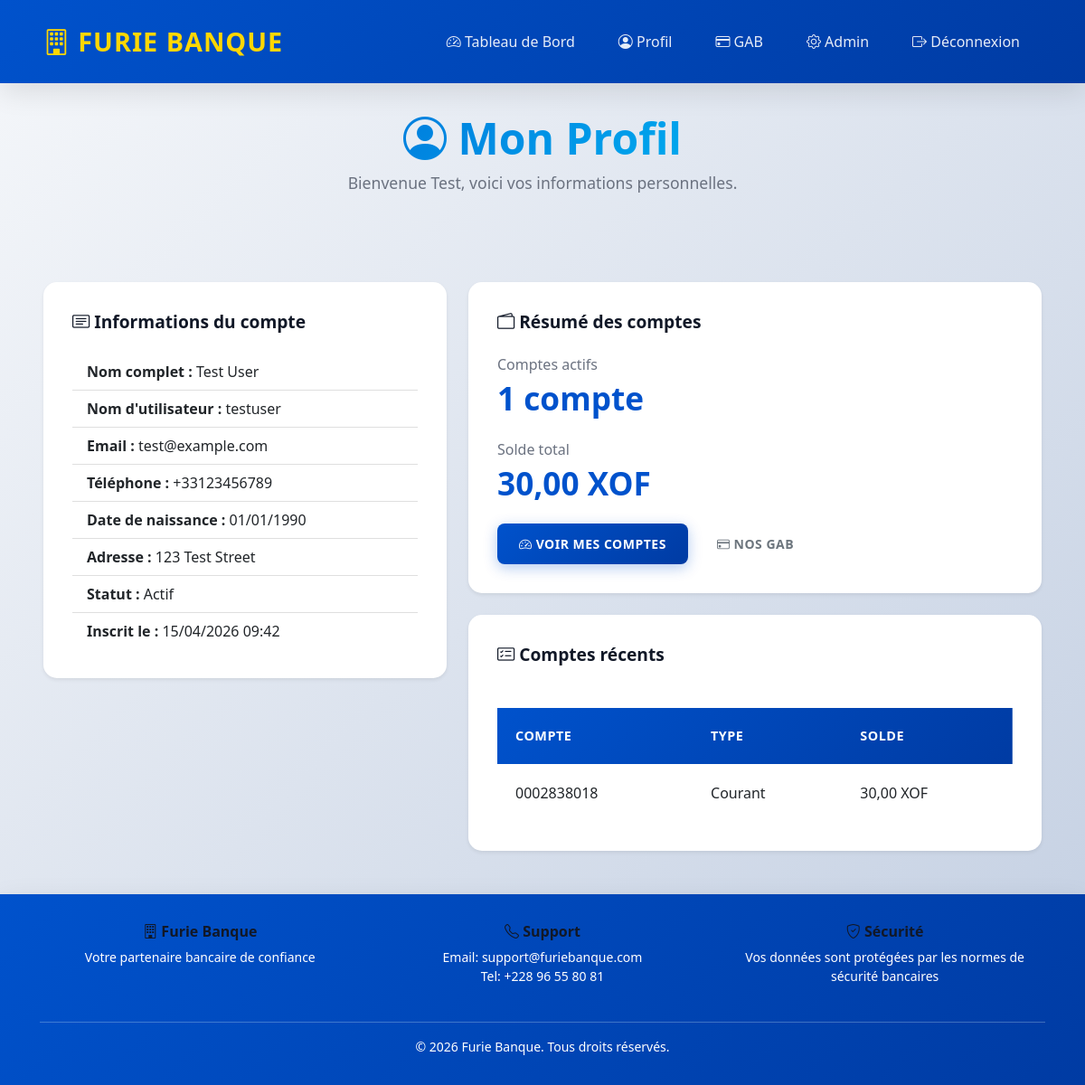
The app's page /accounts/profile/ (signed in) with its own data.
### accounts/models.py (models this page shows, shortened)
class CustomUser(AbstractUser):
    phone_regex = RegexValidator(regex=r'^\+?1?\d{9,15}$', message="Phone number must be entered in the format: '+999999999'. Up to 15 digits allowed.")
    phone_number = models.CharField(validators=[phone_regex], max_length=17, blank=True)
    date_of_birth = models.DateField(null=True, blank=True)
    address = models.TextField(blank=True)
    id_document = models.FileField(upload_to='id_documents/', blank=True, null=True)

### banking/models.py (models this page shows, shortened)
class BankAccount(models.Model):
    ACCOUNT_TYPES = [
        ('current', 'Courant'),
        ('savings', 'Épargne'),
        ('joint', 'Joint'),
    ]
    user = models.ForeignKey(settings.AUTH_USER_MODEL, on_delete=models.CASCADE)
    account_number = models.CharField(max_length=20, unique=True)
    account_type = models.CharField(max_length=10, choices=ACCOUNT_TYPES, default='current')
    balance = models.DecimalField(max_digits=15, decimal_places=2, default=Decimal('0.00'))
    created_at = models.DateTimeField(auto_now_add=True)
    is_active = models.BooleanField(default=True)

### accounts/views.py (the view)
# urls.py: path('profile/', views.profile, name='profile'),
@login_required
def profile(request):
    accounts = BankAccount.objects.filter(user=request.user, is_active=True)
    total_balance = sum([account.balance for account in accounts]) if accounts else 0
    return render(request, 'accounts/profile.html', {
        'accounts': accounts,
        'total_balance': total_balance
    })

### accounts/templates/accounts/profile.html (shortened to what this page needs)
{% extends 'core/base.html' %}
{% block content %}
<div class="dashboard-header">
    <h1><i class="bi bi-person-circle"></i> Mon Profil</h1>
    <p>Bienvenue {{ user.first_name|default:user.username }}, voici vos informations personnelles.</p>
</div>
<div class="row profile-row">
    <div class="col-lg-5">
        <div class="card profile-card shadow-sm mb-4">
            <div class="card-body">
                <h5 class="card-title mb-4"><i class="bi bi-card-text"></i> Informations du compte</h5>
                <ul class="list-group list-group-flush">
                    <li class="list-group-item"><strong>Nom complet :</strong> {{ user.first_name|default:"-" }} {{ user.last_name|default:"" }}</li>
                    <li class="list-group-item"><strong>Nom d'utilisateur :</strong> {{ user.username }}</li>
                    <li class="list-group-item"><strong>Email :</strong> {{ user.email|default:"-" }}</li>
                    <li class="list-group-item"><strong>Téléphone :</strong> {{ user.phone_number|default:"-" }}</li>
                    <li class="list-group-item"><strong>Date de naissance :</strong> {{ user.date_of_birth|date:'d/m/Y'|default:"-" }}</li>
                    <li class="list-group-item"><strong>Adresse :</strong> {{ user.address|default:"-" }}</li>
                    <li class="list-group-item"><strong>Statut :</strong> {% if user.is_active %}Actif{% else %}Inactif{% endif %}</li>
                    <li class="list-group-item"><strong>Inscrit le :</strong> {{ user.date_joined|date:'d/m/Y H:i' }}</li>
                </ul>
            </div>
        </div>
    </div>
    <div class="col-lg-7">
        <div class="card shadow-sm mb-4">
            <div class="card-body">
                <h5 class="card-title mb-4"><i class="bi bi-wallet2"></i> Résumé des comptes</h5>
                <div class="mb-4">
                    <p class="mb-1 text-muted">Comptes actifs</p>
                    <h2>{{ accounts.count }} compte{% if accounts.count != 1 %}s{% endif %}</h2>
                </div>
                <div class="mb-4">
                    <p class="mb-1 text-muted">Solde total</p>
                    <h2>{{ total_balance|floatformat:2 }} XOF</h2>
                </div>
                <div class="d-flex gap-2 flex-wrap">
                    <a href="{% url 'dashboard' %}" class="btn btn-primary btn-sm">
                        <i class="bi bi-speedometer2"></i> Voir mes comptes
                    </a>
                    <a href="{% url 'atm_list' %}" class="btn btn-outline-secondary btn-sm">
                        <i class="bi bi-credit-card"></i> Nos GAB
                    </a>
                </div>
            </div>
        </div>
        {% if accounts %}
        <div class="card shadow-sm">
            <div class="card-body">
                <h5 class="card-title mb-4"><i class="bi bi-card-checklist"></i> Comptes récents</h5>
                <div class="table-responsive">
                    <table class="table table-borderless mb-0">
                        <thead>
                            <tr>
                                <th>Compte</th>
                                <th>Type</th>
                                <th>Solde</th>
                            </tr>
                        </thead>
                        <tbody>
                            {% for account in accounts %}
                            <tr>
                                <td>{{ account.account_number }}</td>
                                <td>{{ account.get_account_type_display }}</td>
                                <td>{{ account.balance|floatformat:2 }} XOF</td>
                            </tr>
                            {% endfor %}
                        </tbody>
                    </table>
                </div>
            </div>
        </div>
        {% endif %}
    </div>
</div>
{% endblock %}

### core/static/css/style.css (style rules this page uses)
:root { --primary: #0052CC; --primary-dark: #003BA3; --secondary: #FFD700; --accent: #00D4FF; --success: #10B981; --danger: #EF4444; --warning: #F59E0B; --dark: #1F2937; --light: #F9FAFB; --white: #FFFFFF; --text: #111827; --text-light: #6B7280; --border: #E5E7EB; --shadow: 0 10px 30px rgba(0, 0, 0, 0.1); --shadow-lg: 0 20px 50px rgba(0, 0, 0, 0.15); }
* { margin: 0; padding: 0; box-sizing: border-box; }
html { scroll-behavior: smooth; }
body { font-family: 'Segoe UI', Tahoma, Geneva, Verdana, sans-serif; color: var(--text); background: linear-gradient(135deg, #f5f7fa 0%, #c3cfe2 100%); min-height: 100vh; background-attachment: fixed; }
.card { border: none; border-radius: 15px; box-shadow: var(--shadow); overflow: hidden; animation: slideUp 0.6s ease-out; transition: all 0.3s ease; background: var(--white); }
.card-body { padding: 2rem; }
.btn { border-radius: 8px; padding: 0.75rem 1.5rem; font-weight: 600; transition: all 0.3s ease; border: none; cursor: pointer; text-transform: uppercase; letter-spacing: 0.5px; position: relative; overflow: hidden; }
.btn::before { content: ''; position: absolute; top: 50%; left: 50%; width: 0; height: 0; border-radius: 50%; background: rgba(255, 255, 255, 0.3); transform: translate(-50%, -50%); transition: width 0.6s, height 0.6s; }
.btn-primary { background: linear-gradient(135deg, var(--primary) 0%, var(--primary-dark) 100%); color: var(--white) !important; box-shadow: 0 4px 15px rgba(0, 82, 204, 0.3); }
h1, h2, h3, h4, h5, h6 { color: var(--text); font-weight: 700; }
h1 { font-size: 2.8rem; margin-bottom: 1.5rem; color: var(--primary); }
h2 { font-size: 2.2rem; margin-bottom: 1.5rem; color: var(--primary); }
h5 { font-size: 1.2rem; margin-bottom: 0.6rem; }
.table { border-collapse: collapse; margin-top: 1.5rem; }
.table thead { background: linear-gradient(135deg, var(--primary) 0%, var(--primary-dark) 100%); color: var(--white); font-weight: 600; }
.table thead th { border: none; padding: 1.25rem; text-transform: uppercase; font-size: 0.9rem; letter-spacing: 0.5px; }
.table tbody td { padding: 1.25rem; border-bottom: 1px solid var(--border); vertical-align: middle; }
.table tbody tr { transition: all 0.3s ease; }
.table tbody tr:last-child td { border-bottom: none; }
.dashboard-header { text-align: center; padding: 2rem 0; margin-bottom: 3rem; }
.dashboard-header h1 { font-size: 3rem; background: linear-gradient(135deg, var(--primary) 0%, var(--accent) 100%); -webkit-background-clip: text; -webkit-text-fill-color: transparent; background-clip: text; margin-bottom: 0.5rem; animation: slideDown 0.8s ease-out; }
.dashboard-header p { color: var(--text-light); font-size: 1.1rem; animation: slideDown 0.9s ease-out; }
.text-muted { color: var(--text-light) !important; }
.mb-4 { margin-bottom: 2rem; }
* { transition: background-color 0.3s ease, color 0.3s ease; }

### records on screen
CustomUser: first_name "Test", last_name "User", username "testuser", email "test@example.com", phone_number "+33123456789", date_of_birth "01/01/1990", address "123 Test Street", date_joined "15/04/2026 09:42"
BankAccount: account_number "0002838018", account_type "Courant", balance "30,00"

### other values on screen
{{ accounts.count }} "1"
{{ total_balance|floatformat:2 }} "30,00"
